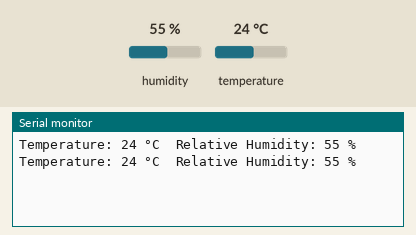
Recording of a sketch running on a simulated Arduino Uno, built with avr-gcc and run on an emulated ATmega328P. Shown: the last lines printed to the serial monitor. The test bench sets the inputs (shaded band); at power-on: humidity 55 %, temperature 24 °C.

Above: at 11.3 s.
11.4 s: humidity set to 22 %
At 17.4 s:
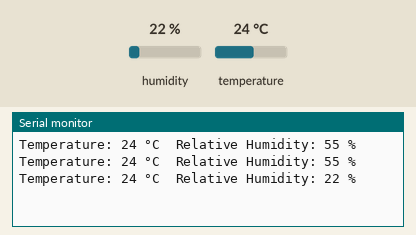
19.4 s: temperature set to 12 °C
At 22.4 s:
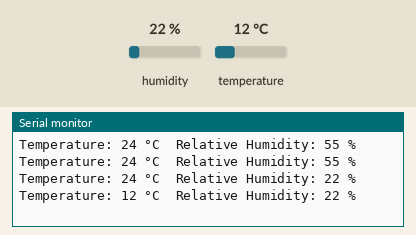
27.4 s: humidity set to 40 %
At 28.7 s:
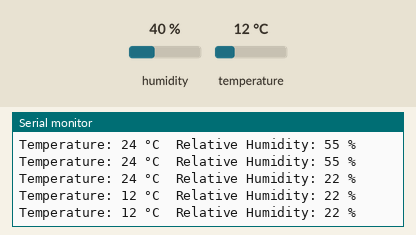
Timing chart, 0 to 30.4 s (numbered marks = the images above; inputs shaded):
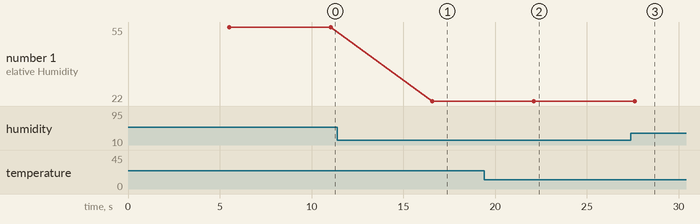

The sketch:

ReadTemperature.ino
```cpp
#include <DHT11.h>

#define DHTPIN 7 // what pin we're connected to

// Initialize DHT sensor
DHT11 dht(DHTPIN);

void setup() {
  Serial.begin(9600);
}

void loop() {
// Wait a few seconds between measurements.
  delay(5000);

    int temperature = 0;
    int humidity = 0;

    // Attempt to read the temperature and humidity values from the DHT11 sensor.
    int result = dht.readTemperatureHumidity(temperature, humidity);

  if(result == 0)
  {
    Serial.print("Temperature: ");
    Serial.print(temperature);
    Serial.print(" °C\tRelative Humidity: ");
    Serial.print(humidity);
    Serial.println(" %");
  }
  else
  {
    Serial.println(DHT11::getErrorString(result));
  }
}
```

Measured:
- after the input at 11.4 s, the serial monitor: prints a new line after 5.2 s (image 1)
- after the input at 19.4 s, the serial monitor: prints a new line after 2.7 s (image 2)
- plotted number 1: 55 → 22 after the input at 11.4 s, 22 → 40 after the input at 27.4 s
